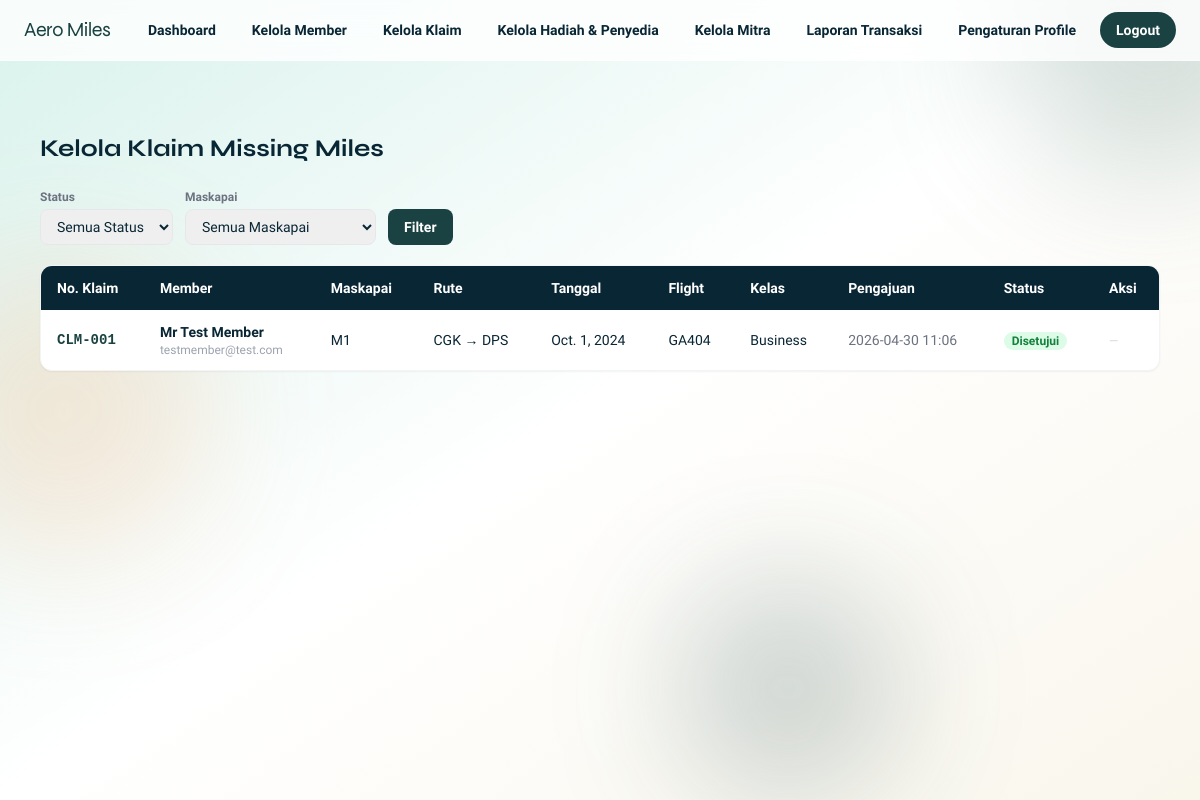
/staf/kelola-klaim/ (signed in), run on an earlier commit of the app's database.
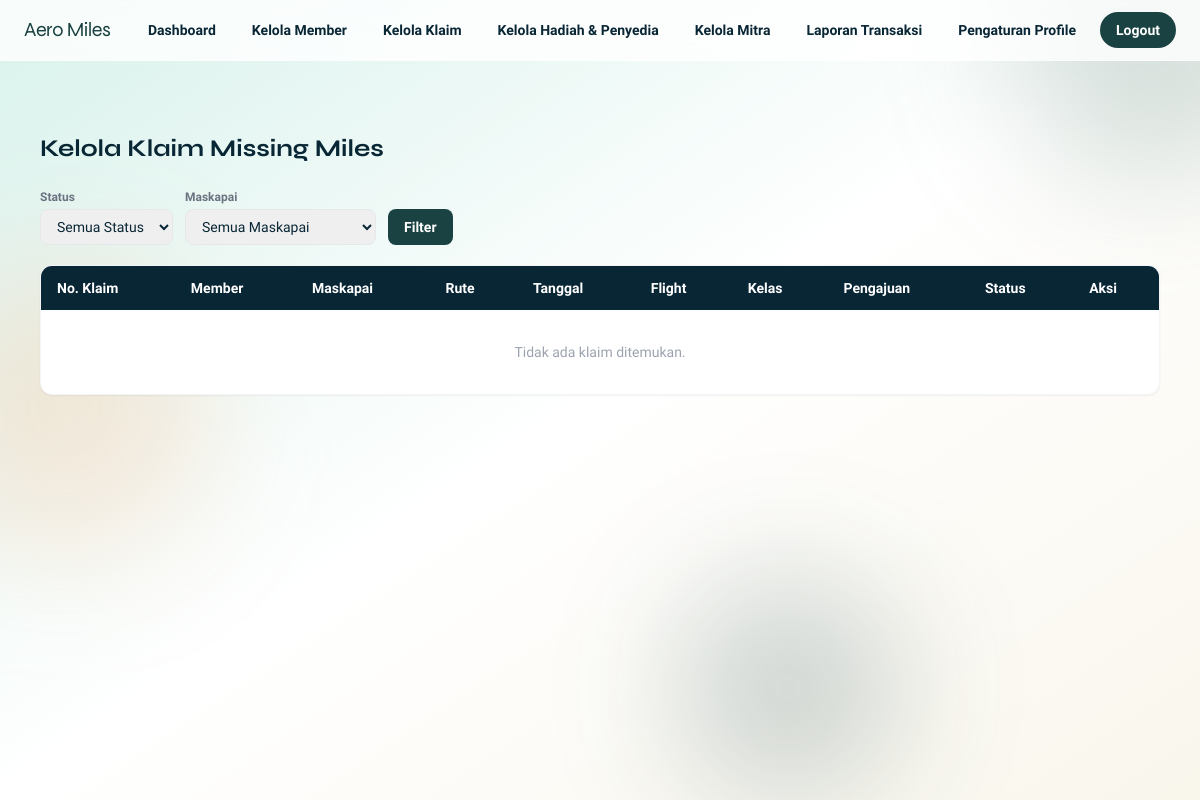
And on a later commit of the database.
### core/models.py (models this page shows, shortened)
class ClaimMissingMiles(models.Model):
    class Status(models.TextChoices):
        MENUNGGU = "Menunggu", "Menunggu"
        DISETUJUI = "Disetujui", "Disetujui"
        DITOLAK = "Ditolak", "Ditolak"
    email_member = models.ForeignKey(User, on_delete=models.CASCADE, related_name="claims")
    email_staf = models.ForeignKey(
        User,
        on_delete=models.SET_NULL,
        related_name="claims_handled",
        null=True,
        blank=True,
    )
    maskapai = models.CharField(max_length=10, choices=MASKAPAI_CHOICES, default="M1")
    bandara_asal = models.CharField(max_length=3, choices=BANDARA_CHOICES, default="CGK")
    bandara_tujuan = models.CharField(max_length=3, choices=BANDARA_CHOICES, default="DPS")
    tanggal_penerbangan = models.DateField(default=timezone.localdate)
    flight_number = models.CharField(max_length=10, default="")
    nomor_tiket = models.CharField(max_length=20, default="")
    kelas_kabin = models.CharField(max_length=20, choices=KELAS_KABIN_CHOICES, default="Economy")
    pnr = models.CharField(max_length=10, default="")
    status_penerimaan = models.CharField(max_length=20, choices=Status.choices, default=Status.MENUNGGU)
    timestamp = models.DateTimeField(default=timezone.now)
    class Meta:
        constraints = [
            models.UniqueConstraint(
                fields=["email_member", "flight_number", "tanggal_penerbangan", "nomor_tiket"],
                name="unique_claim_per_flight",
            )
        ]
    @property
    def claim_id(self):
        return f"CLM-{self.pk:03d}"

class User(AbstractUser):
    class Role(models.TextChoices):
        MEMBER = "member", "Member"
        STAF = "staf", "Staf"
    username = None
    email = models.EmailField(unique=True)
    role = models.CharField(max_length=10, choices=Role.choices, default=Role.MEMBER)
    salutation = models.CharField(max_length=10, default="Mr")
    first_mid_name = models.CharField(max_length=100, default="User")
    last_name = models.CharField(max_length=100, default="Aero")
    country_code = models.CharField(max_length=5, default="+62")
    mobile_number = models.CharField(max_length=20, default="0000000000")
    tanggal_lahir = models.DateField(default=timezone.localdate)
    kewarganegaraan = models.CharField(max_length=50, default="Indonesia")
    USERNAME_FIELD = "email"
    REQUIRED_FIELDS = []
    objects = UserManager()
    @property
    def full_name(self):
        return f"{self.salutation} {self.first_mid_name} {self.last_name}".strip()

### core/views.py (the view, shortened to what this page needs)
# urls.py: path("staf/kelola-klaim/", views.kelola_klaim_view, name="staf_kelola_klaim"),
@login_required
def kelola_klaim_view(request):
    if request.user.role != User.Role.STAF:
        messages.error(request, "Halaman ini khusus staf.")
        return redirect("dashboard")
    status_filter = request.GET.get("status", "Semua")
    maskapai_filter = request.GET.get("maskapai", "")
    claims = ClaimMissingMiles.objects.select_related("email_member", "email_staf").order_by("-timestamp")
    if status_filter in ["Menunggu", "Disetujui", "Ditolak"]:
        claims = claims.filter(status_penerimaan=status_filter)
    if maskapai_filter:
        claims = claims.filter(maskapai=maskapai_filter)
    from .models import MASKAPAI_CHOICES as MC
    return render(request, "core/kelola_klaim.html", {
        "claims": claims,
        "status_filter": status_filter,
        "maskapai_filter": maskapai_filter,
        "maskapai_list": MC,
    })

### templates/core/kelola_klaim.html (shortened to what this page needs)
{% extends "base.html" %}
{% block content %}
<div class="max-w-7xl mx-auto px-4 py-8 animate-rise">
  <h1 class="text-2xl font-display font-bold text-aero-ink mb-6">Kelola Klaim Missing Miles</h1>
  <form method="get" class="flex flex-wrap gap-3 mb-5 items-end">
    <div>
      <label class="block text-xs font-semibold text-gray-500 mb-1">Status</label>
      <select name="status" class="border rounded-lg px-3 py-2 text-sm">
        <option value="Semua" {% if status_filter == "Semua" %}selected{% endif %}>Semua Status</option>
      </select>
    </div>
    <div>
      <label class="block text-xs font-semibold text-gray-500 mb-1">Maskapai</label>
      <select name="maskapai" class="border rounded-lg px-3 py-2 text-sm">
        <option value="">Semua Maskapai</option>
      </select>
    </div>
    <button type="submit" class="px-4 py-2 bg-aero-steel text-white rounded-lg text-sm font-semibold hover:bg-aero-ink transition">
      Filter
    </button>
  </form>
  <div class="bg-white rounded-xl shadow-sm border border-gray-100 overflow-x-auto">
    <table class="w-full text-sm">
      <thead class="bg-aero-ink text-white">
        <tr>
          <th class="px-4 py-3 text-left">No. Klaim</th>
          <th class="px-4 py-3 text-left">Member</th>
          <th class="px-4 py-3 text-left">Maskapai</th>
          <th class="px-4 py-3 text-left">Rute</th>
          <th class="px-4 py-3 text-left">Tanggal</th>
          <th class="px-4 py-3 text-left">Flight</th>
          <th class="px-4 py-3 text-left">Kelas</th>
          <th class="px-4 py-3 text-left">Pengajuan</th>
          <th class="px-4 py-3 text-left">Status</th>
          <th class="px-4 py-3 text-left">Aksi</th>
        </tr>
      </thead>
      <tbody class="divide-y divide-gray-100">
        {% for c in claims %}
        <tr class="hover:bg-gray-50">
          <td class="px-4 py-3 font-mono font-semibold text-aero-steel">{{ c.claim_id }}</td>
          <td class="px-4 py-3">
            <div class="font-semibold">{{ c.email_member.full_name }}</div>
            <div class="text-xs text-gray-400">{{ c.email_member.email }}</div>
          </td>
          <td class="px-4 py-3">{{ c.maskapai }}</td>
          <td class="px-4 py-3">{{ c.bandara_asal }} → {{ c.bandara_tujuan }}</td>
          <td class="px-4 py-3">{{ c.tanggal_penerbangan }}</td>
          <td class="px-4 py-3">{{ c.flight_number }}</td>
          <td class="px-4 py-3">{{ c.kelas_kabin }}</td>
          <td class="px-4 py-3 text-gray-500">{{ c.timestamp|date:"Y-m-d H:i" }}</td>
          <td class="px-4 py-3">
            {% if c.status_penerimaan == "Disetujui" %}
              <span class="bg-green-100 text-green-700 px-2 py-0.5 rounded-full text-xs font-semibold">Disetujui</span>
            {% elif c.status_penerimaan == "Menunggu" %}
              <span class="bg-yellow-100 text-yellow-700 px-2 py-0.5 rounded-full text-xs font-semibold">Menunggu</span>
            {% else %}
              <span class="bg-red-100 text-red-700 px-2 py-0.5 rounded-full text-xs font-semibold">Ditolak</span>
            {% endif %}
          </td>
          <td class="px-4 py-3">
            {% if c.status_penerimaan == "Menunggu" %}
              <button onclick='openSetujuiModal({{ c.pk }}, "{{ c.claim_id }}", "{{ c.email_member.full_name }}", "{{ c.bandara_asal }} → {{ c.bandara_tujuan }}", "{{ c.kelas_kabin }}")'
                class="text-green-600 hover:text-green-800 mr-2 text-lg" title="Setujui">✔</button>
              <button onclick='openTolakModal({{ c.pk }}, "{{ c.claim_id }}", "{{ c.email_member.full_name }}", "{{ c.bandara_asal }} → {{ c.bandara_tujuan }}", "{{ c.kelas_kabin }}")'
                class="text-red-500 hover:text-red-700 text-lg" title="Tolak">✘</button>
            {% else %}
              <span class="text-gray-300 text-xs">—</span>
            {% endif %}
          </td>
        </tr>
        {% empty %}
        <tr><td colspan="10" class="px-4 py-8 text-center text-gray-400">Tidak ada klaim ditemukan.</td></tr>
        {% endfor %}
      </tbody>
    </table>
  </div>
</div>
{% endblock %}

What changed in the data, as far as the page shows it:
removed ClaimMissingMiles: claim_id "CLM-001", email_member.full_name "Mr Test Member", email_member.email "testmember@test.com", maskapai "M1", bandara_asal "CGK", bandara_tujuan "DPS", tanggal_penerbangan "Oct. 1, 2024", flight_number "GA404", kelas_kabin "Business", timestamp "2026-04-30 11:06", status_penerimaan "Disetujui"
Also different on the page:
text now shown: "Tidak ada klaim ditemukan."
